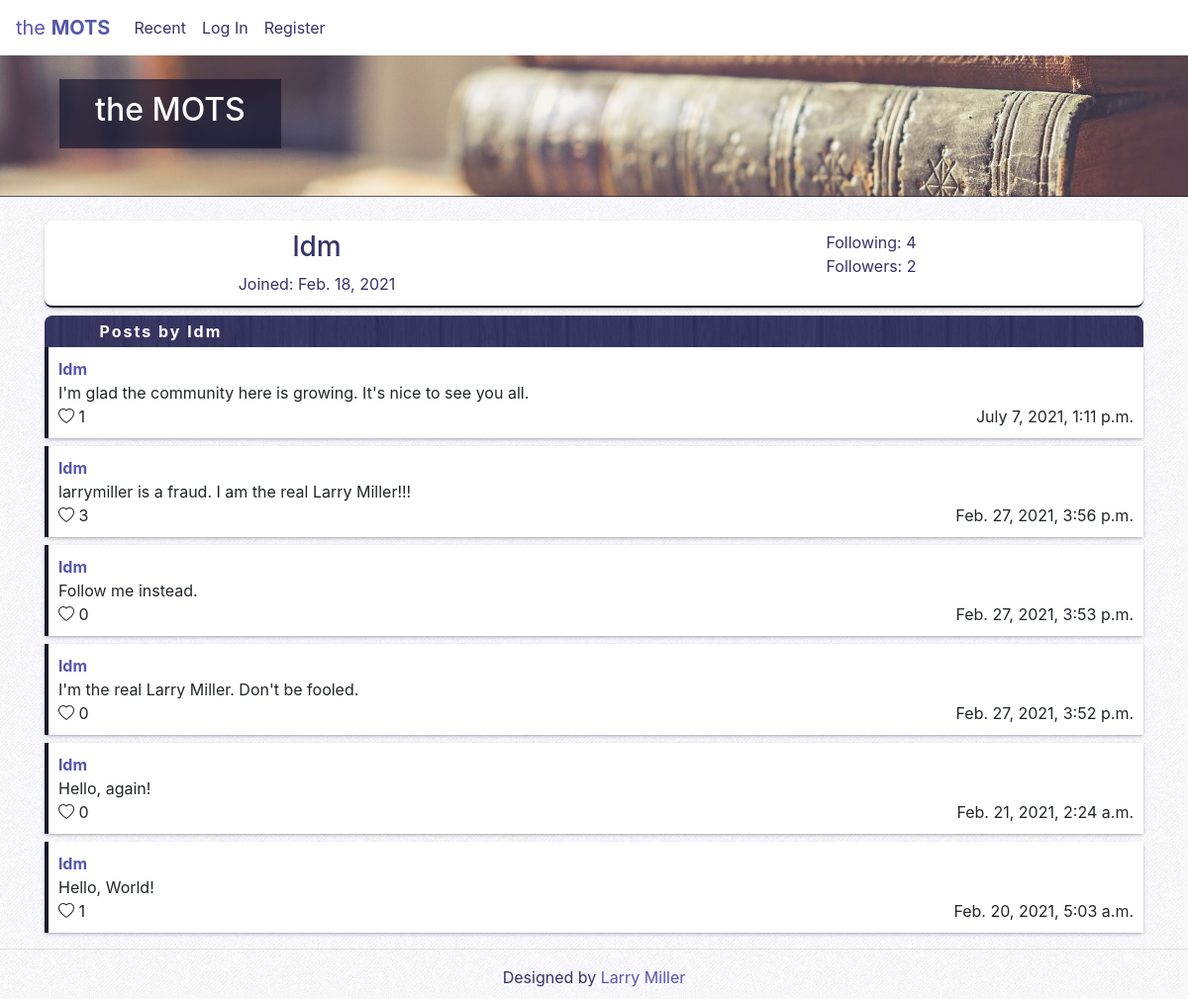
The app's page /profile/ldm with its own data.
### network/models.py (models this page shows, shortened)
class User(AbstractUser):
    pass

class Post(models.Model):
    poster = models.ForeignKey(User, on_delete=models.CASCADE, related_name="posts", null=True)
    content = models.CharField(max_length=500, null=True)
    time = models.DateTimeField(auto_now_add=True, null=True)

### network/views.py (the view, shortened to what this page needs)
# urls.py: path("profile/<str:username>", views.profile, name="profile"),
def profile(request, username):
    user = User.objects.get(username=username)
    posts = Post.objects.filter(poster=user.id).order_by('-time')
    activePosts = {}
    isLiked = {}
    likeIds = {}
    followIds = {}
    followsAccount = False
    followers = Follow.objects.filter(account=user, is_following=True).count()
    followingCount = 0
    if Follow.objects.filter(follower=user, is_following=True).count() > 0:
        followingCount = Follow.objects.filter(follower=user).count()
    for post in posts:
        isLiked[post] = False
        if request.user.is_authenticated:
            if Like.objects.filter(postId=post.id, liker=request.user).count() > 0:
                currentLike = Like.objects.get(postId=post.id, liker=request.user)
                likeIds[post.id] = currentLike.id
            if Like.objects.filter(postId=post.id, liker=request.user, is_liked=True).count() > 0:
                isLiked[post] = True
        count = Like.objects.filter(postId=post.id, is_liked=True).count()
        activePosts[post] = count
    p = Paginator(posts, 10)
    page_num = request.GET.get('page', 1)
    try:
        page = p.page(page_num)
    except EmptyPage:
        page = p.page(1)
    return render(request, "network/profile.html", {
        "activePosts": activePosts,
        "page": page,
        "isLiked": isLiked,
        "likeIds": likeIds,
        "followIds": followIds,
        "followers": followers,
        "followsAccount": followsAccount,
        "followingCount": followingCount,
        "profile": user,
        "currentUser": request.user
        })

### network/templates/network/profile.html (shortened to what this page needs)
{% extends "network/layout.html" %}
{% block body %}
<div class="bannerbox">
    <br>
    <div class="bannerheader">
        <h2>the MOTS</h2>
    </div>
    <br>
    <br>
</div>
<br>
<div class="container">
    <div class="profbox">
        <div class="row">
            <div class="col-6" style="text-align: center;">
                <h3>{{ profile.username }}</h3>
                <p>Joined: {{ profile.date_joined|date }}</p>
            </div>
            <div class="col-6" style="text-align: center;">
                <p>Following: {{ followingCount }}</p>
                <p>Followers: <span id="followercounter{{ profile.username }}">{{ followers }}</span></p>
            </div>
        </div>
    </div>
    <div class="postsheading">Posts by {{ profile.username }}</div>
    {% for k in page %}
        <div class="simplebox">
            <a href="{% url 'profile' k.poster %}"><b>{{ k.poster }}</b></a>
            <p style="display: block;" id="postcontent{{ k.id }}">{{ k.content }}</p>
            <div class="row">
                <div class="col-3">
                    {% for post, bool in isLiked.items %}
                        {% if post == k and bool %}
                            <span onclick="Like('{{ k.id }}')"><i class="bi bi-heart-fill" id="likebutton{{ k.id }}"></i></span>
                            <span id="likecounter{{ k.id }}">
                                {% for currentPost, likeCount in activePosts.items %}
                                    {% if currentPost == k %}
                                        {{ likeCount }}
                                    {% endif %}
                                {% endfor %}
                            </span>
                        {% elif post == k %}
                            {% if user.is_authenticated %}
                                <span onclick="Like('{{ k.id }}')"><i class="bi bi-heart" id="likebutton{{ k.id }}"></i></span>
                                <span id="likecounter{{ k.id }}">
                                    {% for currentPost, likeCount in activePosts.items %}
                                        {% if currentPost == k %}
                                            {{ likeCount }}
                                        {% endif %}
                                    {% endfor %}
                                </span>
                            {% else %}
                                <i class="bi bi-heart"></i>
                                {% for currentPost, likeCount in activePosts.items %}
                                    {% if currentPost == k %}
                                        {{ likeCount }}
                                    {% endif %}
                                {% endfor %}
                            {% endif %}
                        {% endif %}
                    {% endfor %}
                </div>
                <div class="col-9">
                    <p class="posttime">{{ k.time }}</p>
                </div>
            </div>
        </div>
    {% endfor %}
</div>
{% endblock %}

### network/static/network/styles.css (style rules this page uses)
body { background-color: #fafaff; background-image: url('groovepaper.png') !important; background-attachment: fixed; word-wrap: break-word; }
h2 { text-align: center; color: #ffffff; }
p { margin: 0; }
a { color: #5757ac; transition-duration: 0.25s; }
.bannerbox { color: #ffffff; background-color: #9c894d; background-image: url('booksbanner.jpg') !important; background-position: center; background-repeat: no-repeat; background-size: cover; border-bottom: 1px solid #14142aaa; }
.bannerheader { color: #ffffff; background-color: #14142aaa; padding: 1% 3% 1% 3%; margin-left: 5%; width: fit-content; }
.simplebox { background-color: #ffffff; border-left: 4px solid #14142a; box-shadow: rgba(50, 50, 93, 0.25) 0px 2px 5px -1px, rgba(0, 0, 0, 0.3) 0px 1px 3px -1px; padding: 10px; margin-bottom: 8px; }
.profbox { color: #343469; background-color: #ffffff; border-radius: 8px; border-bottom: 2px solid #14142a; box-shadow: rgba(50, 50, 93, 0.25) 0px 2px 5px -1px, rgba(0, 0, 0, 0.3) 0px 1px 3px -1px; padding: 10px; margin-bottom: 8px; }
.postsheading { background-color: #5757ac; background-image: url('dark-wood.png') !important; border-radius: 8px 8px 0px 0px; color: #ffffff; font-weight: bold; letter-spacing: 2px; padding: 4px 4px 4px 5%; }
.posttime { text-align: right; }

### records on screen
User: username "ldm", date_joined "Feb. 18, 2021"
Post: poster "ldm", content "I'm glad the community here is growing. It's nice to see you all.", likeCount "1", time "July 7, 2021, 1:11 p.m."
Post: poster "ldm", content "larrymiller is a fraud. I am the real Larry Miller!!!", likeCount "3", time "Feb. 27, 2021, 3:56 p.m."
Post: poster "ldm", content "Follow me instead.", likeCount "0", time "Feb. 27, 2021, 3:53 p.m."
Post: poster "ldm", content "I'm the real Larry Miller. Don't be fooled.", likeCount "0", time "Feb. 27, 2021, 3:52 p.m."
Post: poster "ldm", content "Hello, again!", likeCount "0", time "Feb. 21, 2021, 2:24 a.m."
Post: poster "ldm", content "Hello, World!", id "1", time "Feb. 20, 2021, 5:03 a.m."

### other values on screen
{{ followingCount }} "4"
{{ followers }} "2"
